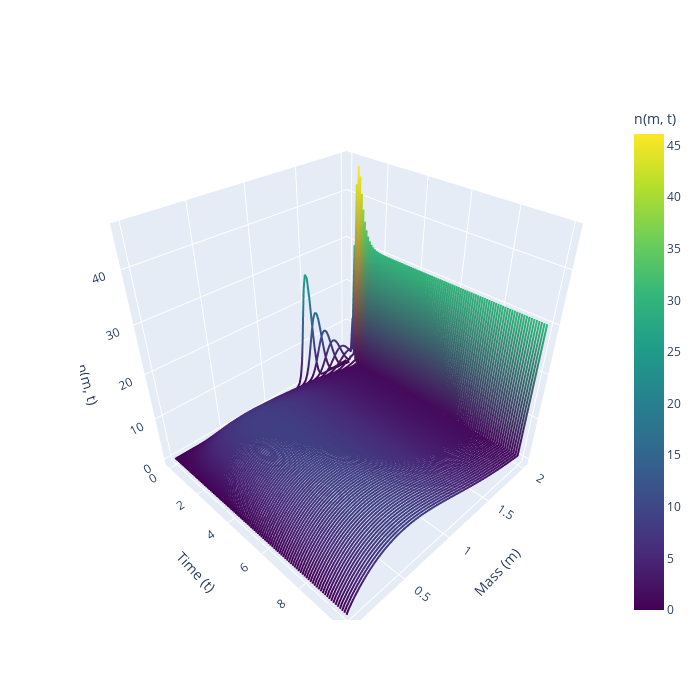

The notebook cell saved with this chart:
### Code cell
from mpl_toolkits.mplot3d import Axes3D

j=timesteps
# Create a meshgrid for mass (m) and time (t)
T, M_  = np.meshgrid(sol.t[:j], m)  #200x100

# Extract corresponding n(m, t) values for the first j time points
N = sol.y[:-1, :j]  # m,t

# Create 3D plot
fig = plt.figure(figsize=(10, 6))
ax = fig.add_subplot(111, projection='3d')

# Plot surface
surf = ax.plot_surface(T,M_ , N, cmap='viridis')

ax.set_xlabel('Time(t)')
ax.set_ylabel('Mass')
ax.set_zlabel('n(m, t)')
ax.set_title('Population Distribution Over Time (3D)')

# Add color bar
fig.colorbar(surf, ax=ax, shrink=0.5, aspect=5)

plt.show()

import plotly.graph_objects as go
import numpy as np


# pick a stride so you don’t draw too many lines
time_idxs = np.arange(0, N.shape[1], 2)

cmin, cmax = N.min(), N.max()
print(N.shape)
traces = []
for i, k in enumerate(time_idxs):
    traces.append(
        go.Scatter3d(
            x=M_[:, k],
            y=T[:, k],
            z=N[:, k],
            mode='lines',
            showlegend=False,           # still no legend for each line
            line=dict(
                color=N[:, k],          # color each point by its density
                colorscale='Viridis',
                cmin=cmin,
                cmax=cmax,
                width=4,
                showscale=(i == 0),       # only the first trace shows the colorbar, so i dont have 200 colorbars
                colorbar=dict(title='n(m, t)') if i == 0 else None
            )
        )
    )

fig = go.Figure(traces)
fig.update_layout(
    scene=dict(
        xaxis=dict(
            title='Mass (m)',
            autorange='reversed'    # flip so axis 0 and time axis 0 sort of fit better visually 
        ),
        yaxis=dict(title='Time (t)'),
        zaxis=dict(title='n(m, t)')
    ),
    width=700,
    height=700,
)
fig.show()
for i in range (200):
    print(sum(N[:,i]*m*delta_m))
